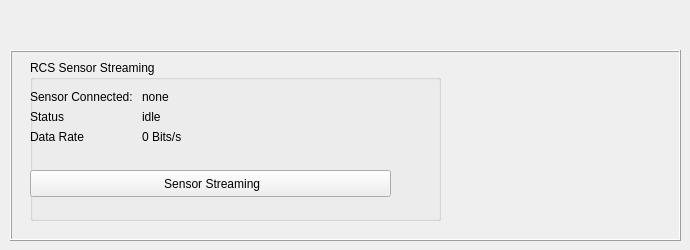
    <widget class="QWidget" name="tabWireless">
     <attribute name="icon">
      <iconset resource="../../resource/std.qrc">
       <normaloff>:/icons/wireless.svg</normaloff>:/icons/wireless.svg</iconset>
     </attribute>
     <attribute name="title">
      <string>Sensor</string>
     </attribute>
     <widget class="QFrame" name="frame_3">
      <property name="geometry">
       <rect>
        <x>10</x>
        <y>50</y>
        <width>671</width>
        <height>191</height>
       </rect>
      </property>
      <property name="frameShape">
       <enum>QFrame::Box</enum>
      </property>
      <property name="frameShadow">
       <enum>QFrame::Raised</enum>
      </property>
      <widget class="QGroupBox" name="groupBox_4">
       <property name="geometry">
        <rect>
         <x>20</x>
         <y>10</y>
         <width>411</width>
         <height>161</height>
        </rect>
       </property>
       <property name="title">
        <string>RCS Sensor Streaming</string>
       </property>
       <widget class="QWidget" name="formLayoutWidget_2">
        <property name="geometry">
         <rect>
          <x>0</x>
          <y>30</y>
          <width>361</width>
          <height>80</height>
         </rect>
        </property>
        <layout class="QFormLayout" name="formLayout_2">
         <item row="0" column="0">
          <widget class="QLabel" name="label_2">
           <property name="text">
            <string>Sensor Connected: </string>
           </property>
          </widget>
         </item>
         <item row="0" column="1">
          <widget class="QLabel" name="labelSensorAddress">
           <property name="text">
            <string>none</string>
           </property>
          </widget>
         </item>
         <item row="1" column="0">
          <widget class="QLabel" name="label_3">
           <property name="text">
            <string>Status</string>
           </property>
          </widget>
         </item>
         <item row="1" column="1">
          <widget class="QLabel" name="labelSensorStatus">
           <property name="text">
            <string>idle</string>
           </property>
          </widget>
         </item>
         <item row="2" column="0">
          <widget class="QLabel" name="label_4">
           <property name="text">
            <string>Data Rate</string>
           </property>
          </widget>
         </item>
         <item row="2" column="1">
          <widget class="QLabel" name="labelDataRate">
           <property name="text">
            <string>0 Bits/s</string>
           </property>
          </widget>
         </item>
        </layout>
       </widget>
       <widget class="QPushButton" name="pbStreaming">
        <property name="geometry">
         <rect>
          <x>0</x>
          <y>110</y>
          <width>361</width>
          <height>27</height>
         </rect>
        </property>
        <property name="text">
         <string> Sensor Streaming</string>
        </property>
        <property name="icon">
         <iconset resource="../../resource/std.qrc">
          <normaloff>:/icons/signal_processing.png</normaloff>:/icons/signal_processing.png</iconset>
        </property>
        <property name="checkable">
         <bool>true</bool>
        </property>
       </widget>
      </widget>
     </widget>
     <widget class="QLabel" name="label_12">
      <property name="geometry">
       <rect>
        <x>450</x>
        <y>20</y>
        <width>201</width>
        <height>171</height>
       </rect>
      </property>
      <property name="text">
       <string/>
      </property>
      <property name="pixmap">
       <pixmap resource="../../resource/std.qrc">:/icons/ble_pcb_transparent_small.png</pixmap>
      </property>
      <property name="scaledContents">
       <bool>true</bool>
      </property>
     </widget>
    </widget>
